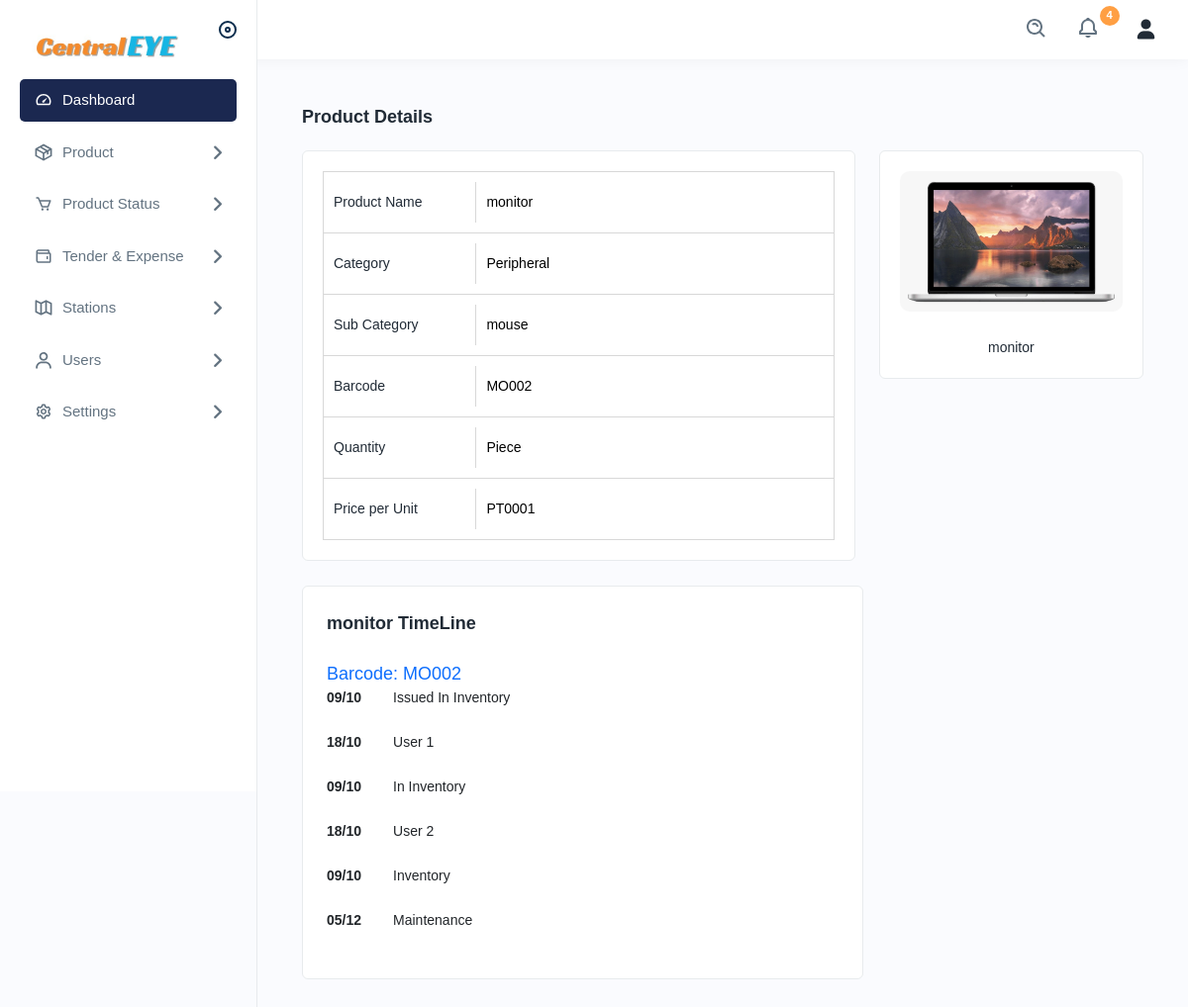
/productdetails/2, run on an earlier commit of the app's database.
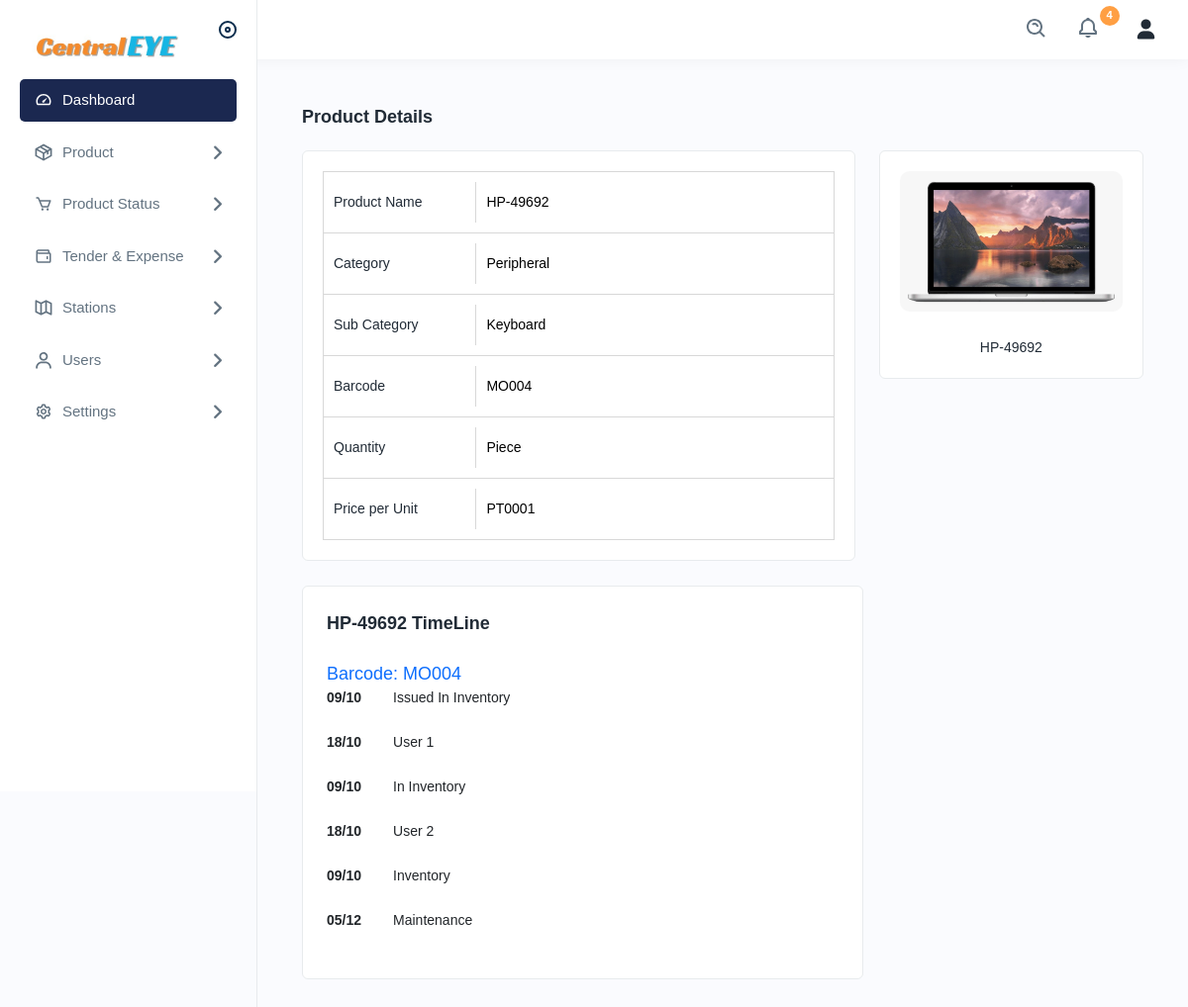
And on a later commit of the database.
### app/models.py (models this page shows, shortened)
class Asset(models.Model):
    asset_id = models.IntegerField(primary_key=True, unique=True)
    asset_name = models.CharField(max_length=255)
    asset_category = models.ForeignKey(AssetSubCategory, null=True, blank=True, on_delete=models.SET_NULL)
    barcode = models.CharField(max_length=255, unique=True, null=True, blank=True)
    purchase_date = models.DateField()
    asset_value = models.CharField(max_length=255)
    condition = models.CharField(max_length=20, choices=CONDITION_CHOICES, default='good')
    location = models.CharField(max_length=255)
    assign_to = models.ForeignKey(UserDetails, null=True, blank=True, on_delete=models.SET_NULL)
    asset_status = models.CharField(max_length=20, choices=ASSET_STATUS_CHOICES, default='available')
    asset_maintenance_date = models.DateField(null=True, blank=True)
    asset_add_date = models.DateField(auto_now=True, null=True, blank=True)

class AssetSubCategory(models.Model):
    sub_category_id = models.IntegerField(primary_key=True)
    category = models.ForeignKey(AssetCategory, null=True, blank=True, on_delete=models.SET_NULL)
    sub_category_name = models.CharField(max_length=255)
    sub_category_image = models.ImageField(null=True, blank=True)
    def __str__(self):
        return self.sub_category_name

class AssetCategory(models.Model):
    category_id = models.IntegerField(primary_key=True)
    category_name = models.CharField(max_length=255)
    def __str__(self):
        return self.category_name

### app/views.py (the view)
# urls.py: path('productdetails/<int:id>', views.productdetails, name='productdetails'),
def productdetails(request, id):
    asset = get_object_or_404(Asset, asset_id=id)
    context = {'asset': asset}
    return render(request, 'productdetails.html', context)

### templates/productdetails.html (shortened to what this page needs)
{% extends 'navbar.html' %}
{% load static %}
{% block body %}
<div class="main-wrapper">
    <div class="page-wrapper">
        <div class="content">
            <div class="page-header">
                <h4>Product Details</h4>
            </div>
            <div class="row">
                <div class="col-lg-8 col-sm-12">
                    <div class="card">
                        <div class="card-body">
                            <div class="productdetails">
                                <ul class="product-bar">
                                    <li><h4>Product Name</h4><h6>{{asset.asset_name}}</h6></li>
                                    <li><h4>Category</h4><h6> {{ asset.asset_category.category }}</h6></li>
                                    <li><h4>Sub Category</h4><h6>{% if asset.asset_category and asset.asset_category.category %}
                                        {{ asset.asset_category }}
                                        {% else %}
                                        No Category
                                        {% endif %}</h6></li>
                                    <li><h4>Barcode</h4><h6>{{asset.barcode}}</h6></li>
                                    <li><h4>Quantity</h4><h6>Piece</h6></li>
                                    <li><h4>Price per Unit</h4><h6>PT0001</h6></li>
                                </ul>
                            </div>
                        </div>
                    </div>
                </div>
                <div class="col-lg-4 col-sm-12">
                    <div class="card">
                        <div class="card-body text-center">
                            <div class="slider-product-details">
                                <div class="slider-product">
                                    <img src="{% static 'assets/img/product/product69.jpg' %}" alt="Product Image">
                                    <h4>{{asset.asset_name}}</h4>
                                </div>
                            </div>
                        </div>
                    </div>
                </div>
            </div>
               <div class="col-lg-8">
    <div class="card w-100">
        <div class="card-body p-4">
            <h5 class="card-title fw-semibold mb-4">{{asset.asset_name}}     TimeLine</h5>
            <h6>
                <a href="javascript:void(0)" class="text-primary d-block fw-normal">Barcode: {{asset.barcode}}</a>
            </h6>
            <ul class="timeline-widget list-unstyled">
                <li class="timeline-item d-flex mb-4">
                    <div class="timeline-time text-dark fw-bold me-3">09/10</div>
                    <div class="timeline-desc text-dark ms-3">Issued In Inventory</div>
                </li>
                <li class="timeline-item d-flex mb-4">
                    <div class="timeline-time text-dark fw-bold me-3">18/10</div>
                    <div class="timeline-desc text-dark ms-3">User 1</div>
                </li>
                <li class="timeline-item d-flex mb-4">
                    <div class="timeline-time text-dark fw-bold me-3">09/10</div>
                    <div class="timeline-desc text-dark ms-3">In Inventory</div>
                </li>
                <li class="timeline-item d-flex mb-4">
                    <div class="timeline-time text-dark fw-bold me-3">18/10</div>
                    <div class="timeline-desc text-dark ms-3">User 2</div>
                </li>
                <li class="timeline-item d-flex mb-4">
                    <div class="timeline-time text-dark fw-bold me-3">09/10</div>
                    <div class="timeline-desc text-dark ms-3">Inventory</div>
                </li>
                <li class="timeline-item d-flex mb-4">
                    <div class="timeline-time text-dark fw-bold me-3">05/12</div>
                    <div class="timeline-desc text-dark ms-3">Maintenance</div>
                </li>
            </ul>
        </div>
    </div>
</div>
            </div>
        </div>
    </div>
{% endblock %}

### templates/navbar.html (shortened to what this page needs)
{% load static %}
<!DOCTYPE html>
<html lang="en">
<head>
    <link rel="stylesheet" href="{% static 'assets/css/bootstrap.min.css' %}">
    <link rel="stylesheet" href="{% static 'assets/css/animate.css' %}">
    <link rel="stylesheet" href="{% static 'assets/css/dataTables.bootstrap4.min.css' %}">
    <link rel="stylesheet" href="{% static 'assets/plugins/fontawesome/css/fontawesome.min.css' %}">
    <link rel="stylesheet" href="{% static 'assets/plugins/fontawesome/css/all.min.css' %}">
    <link rel="stylesheet" href="{% static 'assets/css/style.css' %}">
    <link rel="stylesheet" href="{% static 'assets/css/bootstrap-datetimepicker.min.css' %}">
    <link rel="stylesheet" href="{% static 'assets/plugins/select2/css/select2.min.css' %}">
    <link rel="stylesheet" href="{% static 'assets/css/bootstrap.min.css' %}">
    <link rel="stylesheet" href="{% static 'assets/css/animate.css' %}">
    <link rel="stylesheet" href="{% static 'assets/css/dataTables.bootstrap4.min.css' %}">
    <link rel="stylesheet" href="{% static 'assets/css/style.css' %}">
    <link rel="stylesheet" href="{% static 'assets/css/bootstrap-datetimepicker.min.css' %}">
    <link rel="stylesheet" href="{% static 'assets/plugins/select2/css/select2.min.css' %}">
    <link href="https://cdnjs.cloudflare.com/ajax/libs/font-awesome/6.0.0-beta3/css/all.min.css" rel="stylesheet">
</head>
<body>
    <div class="header">
        <div class="header-left active">
            <a href="{% url 'index' %}">
            </a>
            <a id="toggle_btn" href="javascript:void(0);">
            </a>
        </div>
        <ul class="nav user-menu">
            <li class="nav-item">
                <div class="top-nav-search">
                    <form action="#">
                        <a class="btn" id="searchdiv"><img src="{% static 'assets/img/icons/search.svg' %}"
                                alt="img"></a>
                    </form>
                </div>
            </li>
            <li class="nav-item dropdown">
                <a href="javascript:void(0);" class="dropdown-toggle nav-link" data-bs-toggle="dropdown">
                    <img src="{% static 'assets/img/icons/notification-bing.svg' %}" alt="img"> <span
                        class="badge rounded-pill">4</span>
                </a>
            </li>
            <li class="nav-item dropdown has-arrow main-drop">
                <a href="javascript:void(0);" class="dropdown-toggle nav-link userset" data-bs-toggle="dropdown">
                        <i class="fa-solid fa-user"></i>
                </a>
            </li>
        </ul>
    </div>
    <div class="sidebar" id="sidebar">
        <div class="sidebar-inner slimscroll">
            <div id="sidebar-menu" class="sidebar-menu">
                <ul>
                    <li class="active">
                        <a href="{% url 'index' %}"><img src="{% static 'assets/img/icons/dashboard.svg' %}"
                                alt="img"><span> Dashboard</span> </a>
                    </li>
                    <li class="submenu">
                        <a href="javascript:void(0);"><img src="{% static 'assets/img/icons/product.svg' %}"
                                alt="img"><span> Product</span> <span class="menu-arrow"></span></a>
                    </li>
                    <li class="submenu">
                        <a href="javascript:void(0);"><img src="{% static 'assets/img/icons/sales1.svg' %}"
                                alt="img"><span>Product Status</span> <span class="menu-arrow"></span></a>
                    </li>
                    <li class="submenu">
                        <a href="javascript:void(0);"><img src="{% static 'assets/img/icons/expense1.svg' %}"
                                alt="img"><span>Tender & Expense</span> <span class="menu-arrow"></span></a>
                    </li>
                    <li class="submenu">
                        <a href="javascript:void(0);"><img src="{% static 'assets/img/icons/places.svg' %}"
                                alt="img"><span> Stations</span> <span class="menu-arrow"></span></a>
                    </li>
                    <li class="submenu">
                        <a href="javascript:void(0);"><img src="{% static 'assets/img/icons/users1.svg' %}"
                                alt="img"><span> Users</span> <span class="menu-arrow"></span></a>
                    </li>
                    <li class="submenu">
                        <a href="javascript:void(0);"><img src="{% static 'assets/img/icons/settings.svg' %}"
                                alt="img"><span> Settings</span> <span class="menu-arrow"></span></a>
                    </li>
                </ul>
            </div>
        </div>
    </div>
    {% block body %}{% endblock %}
</body>
</html>

### templates/productdetails.html (style rules this page uses)
.main-wrapper { margin: 0 auto; max-width: 1200px; padding: 20px; }
.page-header { margin-bottom: 20px; text-align: center; }
.product-bar li { display: flex; justify-content: space-between; padding: 10px 0; border-bottom: 1px solid #f0f0f0; }
.product-bar li h4 { margin-bottom: 0; }
.slider-product img { max-width: 100%; border-radius: 10px; }
.slider-product h4 { margin-top: 10px; text-align: center; }
.timeline-widget { list-style: none; padding: 0; }
.timeline-item { margin-bottom: 20px; }

What changed in the data, as far as the page shows it:
changed Asset "Peripheral": asset_name "monitor" → "HP-49692"; asset_category "mouse" → "Keyboard"; barcode "MO002" → "MO004"
